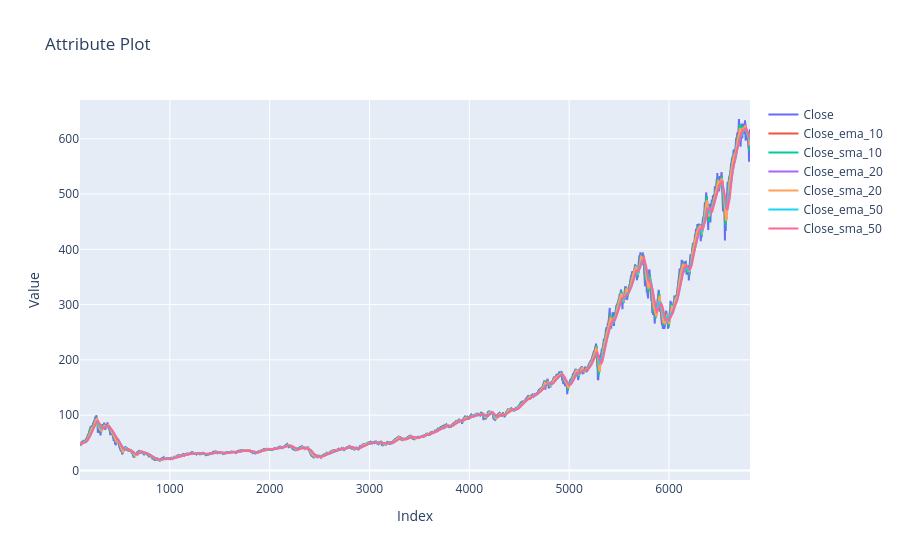

Notebook code for this chart:
### Markdown cell above
## Visualize Close along with the Moving Averages to see if we can spot stretches

### Code cell
plot_attributes_plotly(df, ['Close', 'Close_ema_10', 'Close_sma_10',
       'Close_ema_20', 'Close_sma_20', 'Close_ema_50', 'Close_sma_50'])

### Figure 1 — Plotly figure (JSON) as saved in the notebook; plotly's stock layout.template omitted (floating-point values rounded to 4 significant figures; data arrays with more than 128 entries replaced by an {"elided": "..."} marker saying what was removed)
{"data": [{"hovertemplate": "x: %{x}<br>y: %{y}<extra></extra>", "mode": "lines", "name": "Close", "type": "scatter", "x": {"elided": "6713 int values"}, "y": {"elided": "6713 float values"}}, {"hovertemplate": "x: %{x}<br>y: %{y}<extra></extra>", "mode": "lines", "name": "Close_ema_10", "type": "scatter", "x": {"elided": "6713 int values"}, "y": {"elided": "6713 float values"}}, {"hovertemplate": "x: %{x}<br>y: %{y}<extra></extra>", "mode": "lines", "name": "Close_sma_10", "type": "scatter", "x": {"elided": "6713 int values"}, "y": {"elided": "6713 float values"}}, {"hovertemplate": "x: %{x}<br>y: %{y}<extra></extra>", "mode": "lines", "name": "Close_ema_20", "type": "scatter", "x": {"elided": "6713 int values"}, "y": {"elided": "6713 float values"}}, {"hovertemplate": "x: %{x}<br>y: %{y}<extra></extra>", "mode": "lines", "name": "Close_sma_20", "type": "scatter", "x": {"elided": "6713 int values"}, "y": {"elided": "6713 float values"}}, {"hovertemplate": "x: %{x}<br>y: %{y}<extra></extra>", "mode": "lines", "name": "Close_ema_50", "type": "scatter", "x": {"elided": "6713 int values"}, "y": {"elided": "6713 float values"}}, {"hovertemplate": "x: %{x}<br>y: %{y}<extra></extra>", "mode": "lines", "name": "Close_sma_50", "type": "scatter", "x": {"elided": "6713 int values"}, "y": {"elided": "6713 float values"}}], "layout": {"hovermode": "x unified", "title": {"text": "Attribute Plot"}, "xaxis": {"title": {"text": "Index"}}, "yaxis": {"title": {"text": "Value"}}}}
